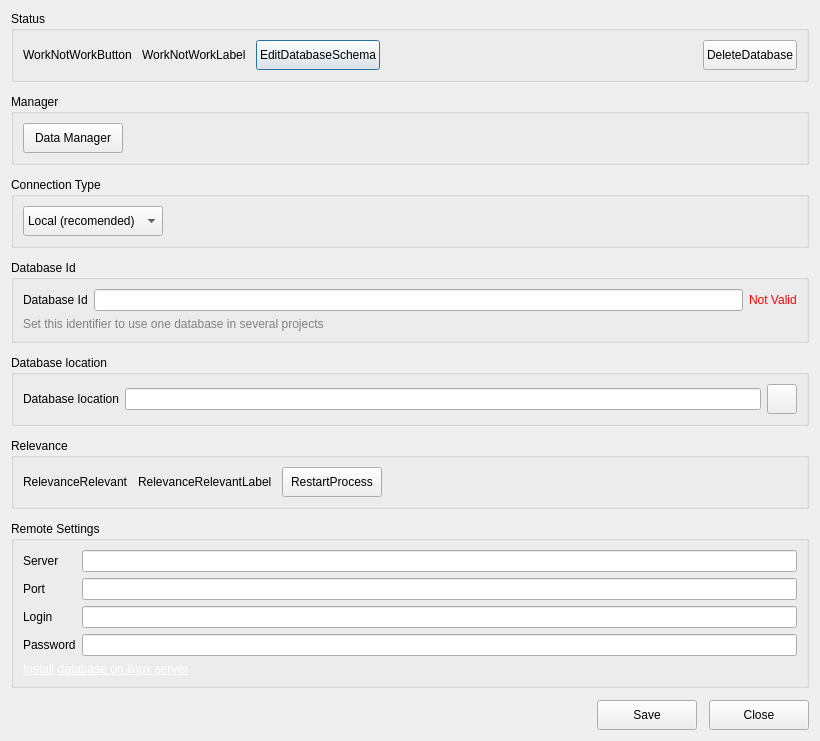
<?xml version="1.0" encoding="UTF-8"?>
<ui version="4.0">
 <class>DatabaseStateDialog</class>
 <widget class="QDialog" name="DatabaseStateDialog">
  <property name="geometry">
   <rect>
    <x>0</x>
    <y>0</y>
    <width>820</width>
    <height>708</height>
   </rect>
  </property>
  <property name="windowTitle">
   <string>Database State</string>
  </property>
  <layout class="QVBoxLayout" name="verticalLayout" stretch="0,0,0,0,0,0,0,0,0">
   <property name="spacing">
    <number>12</number>
   </property>
   <item>
    <widget class="QWidget" name="widget" native="true">
     <property name="sizePolicy">
      <sizepolicy hsizetype="Preferred" vsizetype="Preferred">
       <horstretch>0</horstretch>
       <verstretch>0</verstretch>
      </sizepolicy>
     </property>
     <layout class="QVBoxLayout" name="verticalLayout_2">
      <property name="leftMargin">
       <number>0</number>
      </property>
      <property name="topMargin">
       <number>0</number>
      </property>
      <property name="rightMargin">
       <number>0</number>
      </property>
      <property name="bottomMargin">
       <number>0</number>
      </property>
      <item>
       <widget class="QGroupBox" name="groupBox">
        <property name="title">
         <string>Status</string>
        </property>
        <layout class="QVBoxLayout" name="verticalLayout_3">
         <item>
          <layout class="QHBoxLayout" name="horizontalLayout">
           <property name="spacing">
            <number>10</number>
           </property>
           <item>
            <widget class="QLabel" name="WorkNotWorButton">
             <property name="text">
              <string>WorkNotWorkButton</string>
             </property>
            </widget>
           </item>
           <item>
            <widget class="QLabel" name="WorkNotWorkLabel">
             <property name="text">
              <string>WorkNotWorkLabel</string>
             </property>
            </widget>
           </item>
           <item>
            <widget class="QPushButton" name="EditDatabaseSchema">
             <property name="minimumSize">
              <size>
               <width>100</width>
               <height>30</height>
              </size>
             </property>
             <property name="text">
              <string>EditDatabaseSchema</string>
             </property>
            </widget>
           </item>
           <item>
            <spacer name="horizontalSpacer_2">
             <property name="orientation">
              <enum>Qt::Horizontal</enum>
             </property>
             <property name="sizeHint" stdset="0">
              <size>
               <width>40</width>
               <height>20</height>
              </size>
             </property>
            </spacer>
           </item>
           <item>
            <widget class="QPushButton" name="DeleteDatabase">
             <property name="minimumSize">
              <size>
               <width>30</width>
               <height>30</height>
              </size>
             </property>
             <property name="text">
              <string>DeleteDatabase</string>
             </property>
             <property name="iconSize">
              <size>
               <width>18</width>
               <height>18</height>
              </size>
             </property>
            </widget>
           </item>
          </layout>
         </item>
        </layout>
       </widget>
      </item>
     </layout>
    </widget>
   </item>
   <item>
    <widget class="QGroupBox" name="groupBox_3">
     <property name="title">
      <string>Manager</string>
     </property>
     <layout class="QHBoxLayout" name="horizontalLayout_4">
      <item>
       <widget class="QPushButton" name="DataManager">
        <property name="minimumSize">
         <size>
          <width>100</width>
          <height>30</height>
         </size>
        </property>
        <property name="text">
         <string>Data Manager</string>
        </property>
        <property name="icon">
         <iconset resource="../Engine/engine.qrc">
          <normaloff>:/engine/images/database.png</normaloff>:/engine/images/database.png</iconset>
        </property>
        <property name="iconSize">
         <size>
          <width>18</width>
          <height>18</height>
         </size>
        </property>
       </widget>
      </item>
      <item>
       <spacer name="horizontalSpacer_4">
        <property name="orientation">
         <enum>Qt::Horizontal</enum>
        </property>
        <property name="sizeHint" stdset="0">
         <size>
          <width>40</width>
          <height>20</height>
         </size>
        </property>
       </spacer>
      </item>
     </layout>
    </widget>
   </item>
   <item>
    <widget class="QGroupBox" name="groupBox_6">
     <property name="title">
      <string>Connection Type</string>
     </property>
     <layout class="QHBoxLayout" name="horizontalLayout_7">
      <item>
       <widget class="QComboBox" name="ConnectionType">
        <property name="minimumSize">
         <size>
          <width>0</width>
          <height>30</height>
         </size>
        </property>
        <property name="maximumSize">
         <size>
          <width>16777215</width>
          <height>30</height>
         </size>
        </property>
        <item>
         <property name="text">
          <string>Local (recomended)</string>
         </property>
        </item>
        <item>
         <property name="text">
          <string>Remote</string>
         </property>
        </item>
       </widget>
      </item>
      <item>
       <spacer name="horizontalSpacer_5">
        <property name="orientation">
         <enum>Qt::Horizontal</enum>
        </property>
        <property name="sizeHint" stdset="0">
         <size>
          <width>40</width>
          <height>20</height>
         </size>
        </property>
       </spacer>
      </item>
     </layout>
    </widget>
   </item>
   <item>
    <widget class="QGroupBox" name="groupBox_4">
     <property name="title">
      <string>Database Id</string>
     </property>
     <layout class="QVBoxLayout" name="verticalLayout_4">
      <item>
       <layout class="QHBoxLayout" name="horizontalLayout_5">
        <item>
         <widget class="QLabel" name="label">
          <property name="text">
           <string>Database Id</string>
          </property>
         </widget>
        </item>
        <item>
         <widget class="QLineEdit" name="DatabaseId"/>
        </item>
        <item>
         <widget class="QLabel" name="DatabaseIdNotValid">
          <property name="styleSheet">
           <string notr="true">*{color:red}</string>
          </property>
          <property name="text">
           <string>Not Valid</string>
          </property>
         </widget>
        </item>
       </layout>
      </item>
      <item>
       <widget class="QLabel" name="label_2">
        <property name="styleSheet">
         <string notr="true">*{color:gray}</string>
        </property>
        <property name="text">
         <string>Set this identifier to use one database in several projects</string>
        </property>
        <property name="wordWrap">
         <bool>true</bool>
        </property>
       </widget>
      </item>
     </layout>
    </widget>
   </item>
   <item>
    <widget class="QGroupBox" name="groupBox_5">
     <property name="title">
      <string>Database location</string>
     </property>
     <layout class="QHBoxLayout" name="horizontalLayout_6">
      <item>
       <widget class="QLabel" name="label_3">
        <property name="text">
         <string>Database location</string>
        </property>
       </widget>
      </item>
      <item>
       <widget class="QLineEdit" name="DatabaseLocation"/>
      </item>
      <item>
       <widget class="QPushButton" name="CopyDatabaseLocation">
        <property name="minimumSize">
         <size>
          <width>30</width>
          <height>30</height>
         </size>
        </property>
        <property name="maximumSize">
         <size>
          <width>30</width>
          <height>30</height>
         </size>
        </property>
        <property name="text">
         <string/>
        </property>
        <property name="icon">
         <iconset resource="../Engine/engine.qrc">
          <normaloff>:/engine/images/clipboard.png</normaloff>:/engine/images/clipboard.png</iconset>
        </property>
        <property name="iconSize">
         <size>
          <width>18</width>
          <height>18</height>
         </size>
        </property>
       </widget>
      </item>
     </layout>
    </widget>
   </item>
   <item>
    <widget class="QGroupBox" name="groupBox_2">
     <property name="title">
      <string>Relevance</string>
     </property>
     <layout class="QHBoxLayout" name="horizontalLayout_3">
      <property name="spacing">
       <number>10</number>
      </property>
      <item>
       <widget class="QLabel" name="RelevanceRelevant">
        <property name="text">
         <string>RelevanceRelevant</string>
        </property>
       </widget>
      </item>
      <item>
       <widget class="QLabel" name="RelevanceRelevantLabel">
        <property name="text">
         <string>RelevanceRelevantLabel</string>
        </property>
       </widget>
      </item>
      <item>
       <widget class="QPushButton" name="RestartProcess">
        <property name="minimumSize">
         <size>
          <width>100</width>
          <height>30</height>
         </size>
        </property>
        <property name="text">
         <string>RestartProcess</string>
        </property>
       </widget>
      </item>
      <item>
       <spacer name="horizontalSpacer_3">
        <property name="orientation">
         <enum>Qt::Horizontal</enum>
        </property>
        <property name="sizeHint" stdset="0">
         <size>
          <width>40</width>
          <height>20</height>
         </size>
        </property>
       </spacer>
      </item>
     </layout>
    </widget>
   </item>
   <item>
    <widget class="QGroupBox" name="groupBox_7">
     <property name="title">
      <string>Remote Settings</string>
     </property>
     <layout class="QVBoxLayout" name="verticalLayout_5">
      <item>
       <layout class="QFormLayout" name="formLayout">
        <item row="0" column="0">
         <widget class="QLabel" name="label_4">
          <property name="text">
           <string>Server</string>
          </property>
         </widget>
        </item>
        <item row="0" column="1">
         <widget class="QLineEdit" name="ConnectionServer"/>
        </item>
        <item row="1" column="0">
         <widget class="QLabel" name="label_5">
          <property name="text">
           <string>Port</string>
          </property>
         </widget>
        </item>
        <item row="1" column="1">
         <widget class="QLineEdit" name="ConnectionPort"/>
        </item>
        <item row="2" column="0">
         <widget class="QLabel" name="label_6">
          <property name="text">
           <string>Login</string>
          </property>
         </widget>
        </item>
        <item row="2" column="1">
         <widget class="QLineEdit" name="ConnectionLogin"/>
        </item>
        <item row="3" column="0">
         <widget class="QLabel" name="label_7">
          <property name="text">
           <string>Password</string>
          </property>
         </widget>
        </item>
        <item row="3" column="1">
         <widget class="QLineEdit" name="ConnectionPassword"/>
        </item>
       </layout>
      </item>
      <item>
       <widget class="QLabel" name="label_8">
        <property name="text">
         <string>&lt;html&gt;&lt;head/&gt;&lt;body&gt;&lt;p&gt;&lt;a href=&quot;http://wiki.bablosoft.com/doku.php?id=how_to_setup_mongodb_server&quot;&gt;&lt;span style=&quot; text-decoration: underline; color:#ffffff;&quot;&gt;Install database on linux server&lt;/span&gt;&lt;/a&gt;&lt;/p&gt;&lt;/body&gt;&lt;/html&gt;</string>
        </property>
        <property name="openExternalLinks">
         <bool>true</bool>
        </property>
       </widget>
      </item>
     </layout>
    </widget>
   </item>
   <item>
    <spacer name="verticalSpacer">
     <property name="orientation">
      <enum>Qt::Vertical</enum>
     </property>
     <property name="sizeHint" stdset="0">
      <size>
       <width>20</width>
       <height>40</height>
      </size>
     </property>
    </spacer>
   </item>
   <item>
    <layout class="QHBoxLayout" name="horizontalLayout_2">
     <item>
      <spacer name="horizontalSpacer">
       <property name="orientation">
        <enum>Qt::Horizontal</enum>
       </property>
       <property name="sizeHint" stdset="0">
        <size>
         <width>40</width>
         <height>20</height>
        </size>
       </property>
      </spacer>
     </item>
     <item>
      <widget class="QPushButton" name="SaveButton">
       <property name="minimumSize">
        <size>
         <width>100</width>
         <height>30</height>
        </size>
       </property>
       <property name="text">
        <string>Save</string>
       </property>
       <property name="icon">
        <iconset resource="../Engine/engine.qrc">
         <normaloff>:/engine/images/edit.png</normaloff>:/engine/images/edit.png</iconset>
       </property>
       <property name="iconSize">
        <size>
         <width>18</width>
         <height>18</height>
        </size>
       </property>
      </widget>
     </item>
     <item>
      <widget class="QPushButton" name="CancelButton">
       <property name="minimumSize">
        <size>
         <width>100</width>
         <height>30</height>
        </size>
       </property>
       <property name="text">
        <string>Close</string>
       </property>
       <property name="icon">
        <iconset resource="../Engine/engine.qrc">
         <normaloff>:/engine/images/stop.png</normaloff>:/engine/images/stop.png</iconset>
       </property>
       <property name="iconSize">
        <size>
         <width>18</width>
         <height>18</height>
        </size>
       </property>
      </widget>
     </item>
    </layout>
   </item>
  </layout>
 </widget>
 <resources>
  <include location="../Engine/engine.qrc"/>
 </resources>
 <connections/>
</ui>
